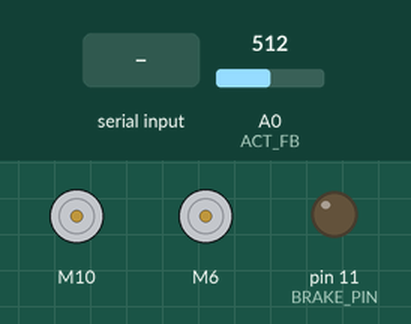
The sketch below on a simulated Arduino Uno, built with avr-gcc and run on an emulated ATmega328P. On the bench: 2 × DC motor (green arrow = forward, orange = backward, longer = faster), output pins drawn as LEDs (lit = HIGH). Inputs (shaded band) come from the test bench; at power-on: A0 (ACT_FB) = 512. What the sketch prints to the serial monitor is not drawn.

Above: at 1.2 s.
1.3 s: byte 30 received over Serial
At 2.4 s:
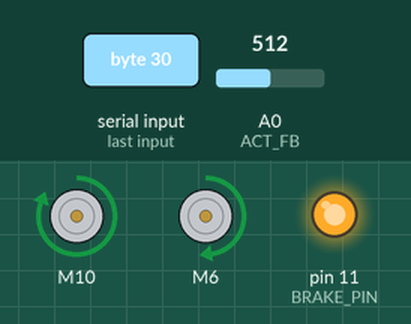
2.8 s: A0 (ACT_FB) set to 245
At 3.15 s:
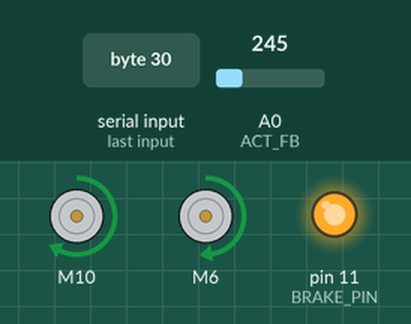
5.8 s: A0 (ACT_FB) set to 122
7.6 s: A0 (ACT_FB) set to 138
At 8.3 s:
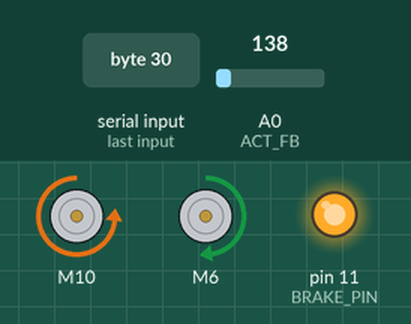
10.6 s: A0 (ACT_FB) set to 265
Timing chart, 0 to 14.6 s (numbered marks = the images above; inputs shaded):
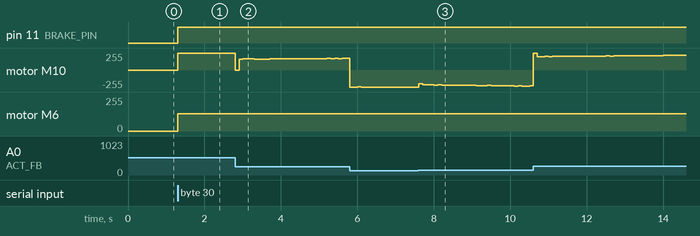

The sketch:

stupid-mobility-adapter-v2.ino
```cpp
#include "comms.h"
#include "config.h"
#include "mobility.h"
#include "actuator.h"
#include "safety.h"

void setup() {
  // Setup serial connection, announce device and initiate dacs
  startComms();
  setupActuator();
  setupMobility();
}

void loop() {
  //checkConnection();
  checkComms();
  if (!enable) {
    stopMotor();
    stopActuator();
  }
  else {
    doActuatorControl();
    doMobilityControl();
  }
}
```

actuator.cpp
```cpp
#include "Arduino.h"
#include "BTS7960.h"
#include "comms.h"
#include "config.h"
#include "movingAvg.h"
#include "PID_v1.h"

BTS7960 actuatorController(ACT_L_EN, ACT_R_EN, ACT_L_PWM, ACT_R_PWM);
int actuatorPosition;
movingAvg actuatorPositionAvg(4);                // define the moving average object

int actuatorMax = actuatorCentre - 90;
int actuatorMin = actuatorCentre + 90;
int vel = 200;

//Define Variables we'll be connecting to
double actuatorSetpoint, actuatorInput, actuatorOutputLeft, actuatorOutputRight;

//Specify the links and initial tuning parameters
double Kp = ACT_P, Ki = ACT_I, Kd = ACT_D;
PID leftPID(&actuatorInput, &actuatorOutputLeft, &actuatorSetpoint, Kp, Ki, Kd, DIRECT);
PID rightPID(&actuatorInput, &actuatorOutputRight, &actuatorSetpoint, Kp, Ki, Kd, REVERSE);
//int actuatorSetpoint;

void setupActuator(){
    pinMode(ACT_FB, INPUT);
    pinMode(ACT_R_EN, OUTPUT);
    pinMode(ACT_L_EN, OUTPUT);
    pinMode(ACT_R_PWM, OUTPUT);
    pinMode(ACT_L_PWM, OUTPUT);

    // Read the actuator position
    actuatorInput = analogRead(ACT_FB);
    // begine the position averaging.
    actuatorPositionAvg.begin();
    // set the inital setpoint to the centre position
    actuatorSetpoint = actuatorCentre;
    // Just to be on the safe side, make sur the actuator is disabled
    actuatorController.Stop();
    actuatorController.Disable();
    //turn the PID on
    leftPID.SetMode(AUTOMATIC);
    rightPID.SetMode(AUTOMATIC);
}

void stopActuator(){
    actuatorController.Stop();
    actuatorController.Disable();
}

void doActuatorControl(){
    leftPID.Compute();
    rightPID.Compute();
    if (!enable) {
        stopActuator();
    }
    else {
        actuatorController.Enable();
        actuatorSetpoint = map(actuatorSetpoint, 255, 0, actuatorMax, actuatorMin);
        actuatorPosition = analogRead(ACT_FB);
        actuatorInput = actuatorPositionAvg.reading(actuatorPosition);
        if (actuatorInput <= actuatorSetpoint + actuatorDeadband && actuatorInput >= actuatorSetpoint - actuatorDeadband) {
        //actuatorController.Stop();
        actuatorController.Disable();
        }
        else if (actuatorInput > actuatorSetpoint + actuatorDeadband) {
        actuatorController.Enable();
        actuatorController.TurnRight(actuatorOutputRight);
        }
        else if (actuatorInput < actuatorSetpoint - actuatorDeadband) {
        actuatorController.Enable();
        actuatorController.TurnLeft(actuatorOutputLeft);
    }
    }
}
```

actuator.h
```cpp
#ifndef ACTUATOR_H
#define ACTUATOR_H
#include <Arduino.h>

extern double actuatorSetpoint;

void setupActuator();
void doActuatorControl();
void stopActuator();

#endif
```

comms.cpp
```cpp
#include "config.h"
#include "safety.h"
#include "actuator.h"
#include "mobility.h"
// So we can use serialEvent().
#include "Arduino.h"
// Setup serial communication bytes
// length of data packet. Just the number of bytes for now
const int messageLength = MESSAGELENGTH;
const int baudRate = BAUDRATE;
// Array for the received message
int received[MESSAGELENGTH];
// Flag to signal when a message has been received
bool commandReceived = false;

// VAriables that deal with checking the time since the last serial message
// If we lose connection, we should stop
unsigned long lastMillis;
unsigned long currentMillis;
const int period = COMCHECKTIME;  //the value is a number of milliseconds, ie 2s

void startComms() {
  // Start serial comms
  Serial.begin(BAUDRATE);
  // Give it a chance to settle. using delay() might give you grief if porting to a different ucontroller
  delay(50);
  Serial.println(0);
}

// function to check the time since the last serial command
void checkConnection() {
  currentMillis = millis();
  if (currentMillis - lastMillis >= period) {
    enable = false;
    error = true;
  }
}

// When new characters are received, the serialEvent interrupt triggers this callback
void serialEvent()   {
  // Read the Serial Buffer into the received array
  for (int i = 0; i < messageLength; i++) {
    received[i] = Serial.read();
    delay(1);
  }
  // Change the flag because a command has been received
  commandReceived = true;
  // Record the time
  lastMillis = millis();
}

// Function to split up the received serial command and set the appropriate variables
void processSerialCommand() {
  // ***Do something with the received message here***

  error = bool(received[0]);                                  // Error Flag
  enable = bool(received[1]);                          // Motor Enable Flag
  // Motor Directions
  motorSpeed = int(received[2]);
  actuatorSetpoint = int(received[3]);


  // Chirp the message back just because.
  for (int i = 0; i < messageLength; i++) {
    Serial.write(received[i]);
  }
  // Allow a new message
  commandReceived = false;
    // Record the time for connection checking
  lastMillis = millis();
}

void checkComms() {
  if (commandReceived == true)   {                  // This code is executed in non interupt time only when a new command has been recieved
    // A new command has been recieved when a \n or \r character is recieved.
    processSerialCommand();                        // Process the command
  }
}
```

comms.h
```cpp
#ifndef COMMS_H
#define COMMS_H
#include "Arduino.h"
#include "safety.h"

void startComms();
void checkComms();
void serialEvent();
void processSerialCommand();

#endif
```

mobility.cpp
```cpp
#include "Arduino.h"
#include "BTS7960.h"
#include "comms.h"
#include "config.h"
#include "safety.h"

#include <movingAvg.h>                  // https://github.com/JChristensen/movingAvg

BTS7960 motorController(MOT_L_EN, MOT_R_EN, MOT_L_PWM, MOT_R_PWM);
int lastMotorSpeed;
int motorDesired;

// Somewhere to store variables
int motorSpeed;
movingAvg motorDesiredAvg(10);                // define the moving average object

void setupMobility(){
      //Brake Pin
  pinMode(BRAKE_PIN, OUTPUT);
  pinMode(MOT_R_EN, OUTPUT);
  pinMode(MOT_L_EN, OUTPUT);
  pinMode(MOT_L_PWM, OUTPUT);
  pinMode(MOT_R_PWM, OUTPUT);

  motorDesiredAvg.begin();
  motorController.Stop();
  motorController.Disable();
}

void stopMotor(){
    digitalWrite(BRAKE_PIN, enable);
    motorController.Stop();
    motorController.Disable();
}

void doMobilityControl(){
    if (!enable) {
        stopMotor();
    }
    else {
        digitalWrite(BRAKE_PIN, enable);
        motorController.Enable();
        // Motor
        motorDesired = motorDesiredAvg.reading(motorSpeed);

        //motorController.Enable();
        if (motorDesired == 128) {
            //motorController.Stop();
            //motorController.Disable();
            motorController.TurnRight(0);
        }
        if (motorDesired < 128) {
             motorController.Enable();
            motorController.TurnRight(map(motorSpeed, 128, 0, 0, speedLimit));
        }
        if (motorDesired > 128) {
            motorController.Enable();
            motorController.TurnLeft(map(motorSpeed, 128, 255, 0, speedLimit));
        }
    }
}
```

mobility.h
```cpp
#ifndef MOBILITY_H
#define MOBILITY_H

extern int motorSpeed;

void setupMobility();
void doMobilityControl();
void stopMotor();

#endif
```

safety.cpp
```cpp
#include "arduino.h"
#include "config.h"
#include "safety.h"

// we need to know if there is an error state from anywhere....
bool enable = false;
bool error = false;
//bool connectionEstablished = false;

void startSafety(){
  pinMode(errorPin, INPUT_PULLUP);
}

void errorCheck(){
  if (digitalRead(errorPin) == HIGH){
    error == true;
    //motorsEnabled = false;
  }
  else{
    error == false;
  }
}
```

safety.h
```cpp
#ifndef SAFETY_H
#define SAFETY_H
#include <Arduino.h>

extern bool error;
extern bool enable;

void startSafety();
void errorCheck();

#endif
```

config.h
```cpp
#ifndef CONFIG_H
#define CONFIG_H
#include <Arduino.h>

// for Brake
#define BRAKE_PIN 11

#define errorPin 2

// for motor, left is backwards
#define MOT_R_EN 3
#define MOT_L_EN 4
#define MOT_L_PWM 6
#define MOT_R_PWM 5
#define MOT_L_IS A1
#define MOT_R_IS A2

#define motorCentre 128
#define motorMin 50
#define motorMax 255
#define speedLimit 128

// For actuator, extend is....
#define ACT_R_EN 7
#define ACT_L_EN 8
#define ACT_R_PWM 9
#define ACT_L_PWM 10
#define ACT_FB A0

#define ACT_P 3
#define ACT_I 0.1
#define ACT_D 0.1

#define actuatorCentre 263
#define actuatorDeadband 1              //Stops the actuator hunting quite so much

// Communication
#define MESSAGELENGTH 4
#define BAUDRATE 115200
#define COMCHECKTIME 250

#endif
```

Measured:
- after the input at 1.3 s, pin 11 (BRAKE_PIN): LOW → HIGH at once; motor M10: stopped → forward 255/255 at once; motor M6: stopped → forward 129/255 at once
- after the input at 2.8 s, motor M10: forward 255/255 → stopped at once, → forward 165/255 0.10 s later, → forward 166/255 0.10 s later, → forward 164/255 0.30 s later, … (21 changes in this stretch)
- after the input at 7.6 s, motor M10: backward 255/255 → backward 203/255 at once, → backward 220/255 0.10 s later, → backward 221/255 0.10 s later, → backward 224/255 0.10 s later, … (26 changes in this stretch)
